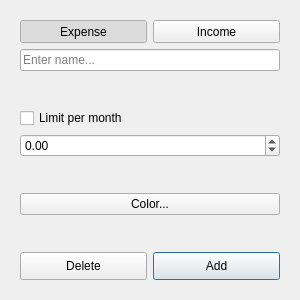
<?xml version="1.0" encoding="UTF-8"?>
<ui version="4.0">
 <class>NewCategoryDialog</class>
 <widget class="QDialog" name="NewCategoryDialog">
  <property name="geometry">
   <rect>
    <x>0</x>
    <y>0</y>
    <width>300</width>
    <height>300</height>
   </rect>
  </property>
  <property name="windowTitle">
   <string>NewCategoryDialog</string>
  </property>
  <layout class="QVBoxLayout" name="verticalLayout_3">
   <item>
    <widget class="QWidget" name="container" native="true">
     <property name="maximumSize">
      <size>
       <width>700</width>
       <height>700</height>
      </size>
     </property>
     <property name="styleSheet">
      <string notr="true"/>
     </property>
     <layout class="QVBoxLayout" name="verticalLayout">
      <item>
       <layout class="QVBoxLayout" name="verticalLayout_2">
        <item>
         <layout class="QHBoxLayout" name="horizontalLayout_3">
          <item>
           <widget class="QToolButton" name="expense">
            <property name="sizePolicy">
             <sizepolicy hsizetype="Preferred" vsizetype="Preferred">
              <horstretch>0</horstretch>
              <verstretch>0</verstretch>
             </sizepolicy>
            </property>
            <property name="minimumSize">
             <size>
              <width>0</width>
              <height>20</height>
             </size>
            </property>
            <property name="styleSheet">
             <string notr="true">padding: 2px 2px;</string>
            </property>
            <property name="text">
             <string>Expense</string>
            </property>
            <property name="checkable">
             <bool>true</bool>
            </property>
            <property name="checked">
             <bool>true</bool>
            </property>
           </widget>
          </item>
          <item>
           <widget class="QToolButton" name="income">
            <property name="sizePolicy">
             <sizepolicy hsizetype="Preferred" vsizetype="Preferred">
              <horstretch>0</horstretch>
              <verstretch>0</verstretch>
             </sizepolicy>
            </property>
            <property name="styleSheet">
             <string notr="true">padding: 2px 2px;</string>
            </property>
            <property name="text">
             <string>Income</string>
            </property>
            <property name="checkable">
             <bool>true</bool>
            </property>
           </widget>
          </item>
         </layout>
        </item>
        <item>
         <widget class="QLineEdit" name="lineEdit">
          <property name="placeholderText">
           <string>Enter name...</string>
          </property>
         </widget>
        </item>
       </layout>
      </item>
      <item>
       <spacer name="verticalSpacer_3">
        <property name="orientation">
         <enum>Qt::Orientation::Vertical</enum>
        </property>
        <property name="sizeHint" stdset="0">
         <size>
          <width>20</width>
          <height>15</height>
         </size>
        </property>
       </spacer>
      </item>
      <item>
       <layout class="QVBoxLayout" name="verticalLayout_4">
        <item>
         <widget class="QCheckBox" name="limitBox">
          <property name="sizePolicy">
           <sizepolicy hsizetype="Minimum" vsizetype="Fixed">
            <horstretch>2</horstretch>
            <verstretch>0</verstretch>
           </sizepolicy>
          </property>
          <property name="text">
           <string>Limit per month</string>
          </property>
         </widget>
        </item>
        <item>
         <widget class="QDoubleSpinBox" name="limit">
          <property name="minimum">
           <double>-999999.000000000000000</double>
          </property>
          <property name="maximum">
           <double>999999.000000000000000</double>
          </property>
         </widget>
        </item>
       </layout>
      </item>
      <item>
       <spacer name="verticalSpacer_2">
        <property name="orientation">
         <enum>Qt::Orientation::Vertical</enum>
        </property>
        <property name="sizeHint" stdset="0">
         <size>
          <width>20</width>
          <height>14</height>
         </size>
        </property>
       </spacer>
      </item>
      <item>
       <widget class="QPushButton" name="pushButton">
        <property name="text">
         <string>Color...</string>
        </property>
       </widget>
      </item>
      <item>
       <spacer name="verticalSpacer">
        <property name="orientation">
         <enum>Qt::Orientation::Vertical</enum>
        </property>
        <property name="sizeHint" stdset="0">
         <size>
          <width>20</width>
          <height>15</height>
         </size>
        </property>
       </spacer>
      </item>
      <item>
       <layout class="QHBoxLayout" name="horizontalLayout">
        <item>
         <widget class="QPushButton" name="cancel">
          <property name="styleSheet">
           <string notr="true">padding: 6px 6px</string>
          </property>
          <property name="text">
           <string>Delete</string>
          </property>
         </widget>
        </item>
        <item>
         <widget class="QPushButton" name="apply">
          <property name="styleSheet">
           <string notr="true">padding: 6px 6px</string>
          </property>
          <property name="text">
           <string>Add</string>
          </property>
          <property name="autoDefault">
           <bool>false</bool>
          </property>
          <property name="default">
           <bool>true</bool>
          </property>
         </widget>
        </item>
       </layout>
      </item>
     </layout>
    </widget>
   </item>
  </layout>
 </widget>
 <resources>
  <include location="../../Files/files.qrc"/>
 </resources>
 <connections/>
</ui>
